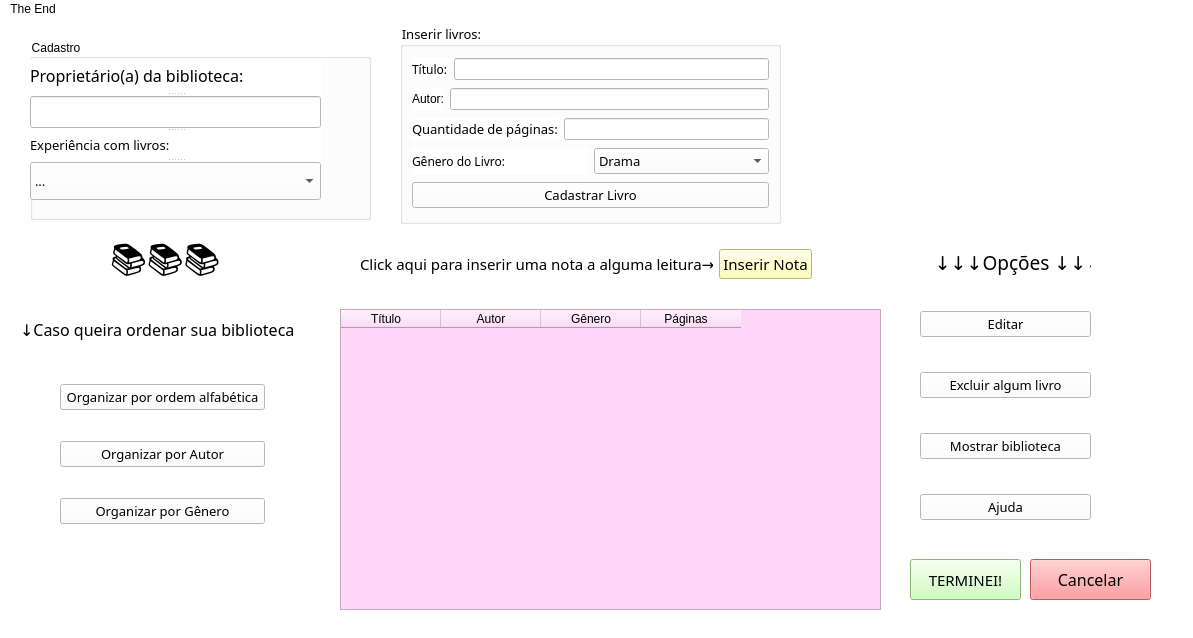
<?xml version="1.0" encoding="UTF-8"?>
<ui version="4.0">
 <class>MainWindow</class>
 <widget class="QMainWindow" name="MainWindow">
  <property name="geometry">
   <rect>
    <x>0</x>
    <y>0</y>
    <width>1193</width>
    <height>638</height>
   </rect>
  </property>
  <property name="windowTitle">
   <string>MainWindow</string>
  </property>
  <property name="styleSheet">
   <string notr="true">background-color:rgb(255, 255, 255)</string>
  </property>
  <widget class="QWidget" name="centralwidget">
   <widget class="QGroupBox" name="groupBox">
    <property name="geometry">
     <rect>
      <x>400</x>
      <y>4</y>
      <width>381</width>
      <height>201</height>
     </rect>
    </property>
    <property name="font">
     <font>
      <family>MV Boli</family>
      <pointsize>10</pointsize>
     </font>
    </property>
    <property name="title">
     <string>Inserir livros:</string>
    </property>
    <layout class="QVBoxLayout" name="verticalLayout_2">
     <item>
      <layout class="QHBoxLayout" name="horizontalLayout">
       <item>
        <widget class="QLabel" name="label_3">
         <property name="font">
          <font>
           <family>MV Boli</family>
           <pointsize>9</pointsize>
          </font>
         </property>
         <property name="text">
          <string>Título:</string>
         </property>
        </widget>
       </item>
       <item>
        <widget class="QLineEdit" name="nome">
         <property name="styleSheet">
          <string notr="true">background-color:rgb(255, 255, 255)</string>
         </property>
        </widget>
       </item>
      </layout>
     </item>
     <item>
      <layout class="QHBoxLayout" name="horizontalLayout_2">
       <item>
        <widget class="QLabel" name="label_7">
         <property name="text">
          <string>Autor:</string>
         </property>
        </widget>
       </item>
       <item>
        <widget class="QLineEdit" name="autor">
         <property name="styleSheet">
          <string notr="true">background-color:rgb(255, 255, 255)</string>
         </property>
        </widget>
       </item>
      </layout>
     </item>
     <item>
      <layout class="QHBoxLayout" name="horizontalLayout_3">
       <item>
        <widget class="QLabel" name="label_5">
         <property name="font">
          <font>
           <family>MV Boli</family>
           <pointsize>10</pointsize>
          </font>
         </property>
         <property name="text">
          <string>Quantidade de páginas:</string>
         </property>
        </widget>
       </item>
       <item>
        <widget class="QLineEdit" name="paginas"/>
       </item>
      </layout>
     </item>
     <item>
      <layout class="QHBoxLayout" name="horizontalLayout_4">
       <item>
        <widget class="QLabel" name="label_4">
         <property name="font">
          <font>
           <family>MV Boli</family>
           <pointsize>9</pointsize>
          </font>
         </property>
         <property name="styleSheet">
          <string notr="true"/>
         </property>
         <property name="text">
          <string>Gênero do Livro:</string>
         </property>
        </widget>
       </item>
       <item>
        <widget class="QComboBox" name="genero">
         <property name="font">
          <font>
           <family>MV Boli</family>
           <pointsize>10</pointsize>
          </font>
         </property>
         <property name="styleSheet">
          <string notr="true">background-color:rgb(255, 255, 255)</string>
         </property>
         <item>
          <property name="text">
           <string>Drama</string>
          </property>
         </item>
         <item>
          <property name="text">
           <string>Super-Heroi</string>
          </property>
         </item>
         <item>
          <property name="text">
           <string>LGBT</string>
          </property>
         </item>
         <item>
          <property name="text">
           <string>Novela </string>
          </property>
         </item>
         <item>
          <property name="text">
           <string>I.A</string>
          </property>
         </item>
         <item>
          <property name="text">
           <string>Distopia</string>
          </property>
         </item>
         <item>
          <property name="text">
           <string>Biografia</string>
          </property>
         </item>
         <item>
          <property name="text">
           <string>Mistério</string>
          </property>
         </item>
         <item>
          <property name="text">
           <string>Thriller</string>
          </property>
         </item>
         <item>
          <property name="text">
           <string>Suspense</string>
          </property>
         </item>
         <item>
          <property name="text">
           <string>Conto</string>
          </property>
         </item>
         <item>
          <property name="text">
           <string>Poesia </string>
          </property>
         </item>
         <item>
          <property name="text">
           <string>Ficção</string>
          </property>
         </item>
         <item>
          <property name="text">
           <string>Aventura</string>
          </property>
         </item>
         <item>
          <property name="text">
           <string>Terror</string>
          </property>
         </item>
         <item>
          <property name="text">
           <string>Romance</string>
          </property>
         </item>
         <item>
          <property name="text">
           <string>Outro</string>
          </property>
         </item>
        </widget>
       </item>
      </layout>
     </item>
     <item>
      <widget class="QPushButton" name="cadastrar">
       <property name="font">
        <font>
         <family>MV Boli</family>
         <pointsize>10</pointsize>
        </font>
       </property>
       <property name="styleSheet">
        <string notr="true">background-color:rgb(255, 255, 255)</string>
       </property>
       <property name="text">
        <string>Cadastrar Livro</string>
       </property>
      </widget>
     </item>
    </layout>
   </widget>
   <widget class="QTableWidget" name="tabela">
    <property name="geometry">
     <rect>
      <x>340</x>
      <y>290</y>
      <width>541</width>
      <height>301</height>
     </rect>
    </property>
    <property name="font">
     <font>
      <family>MV Boli</family>
      <pointsize>10</pointsize>
     </font>
    </property>
    <property name="layoutDirection">
     <enum>Qt::LeftToRight</enum>
    </property>
    <property name="styleSheet">
     <string notr="true">background-color:rgb(255, 216, 249)</string>
    </property>
    <attribute name="horizontalHeaderCascadingSectionResizes">
     <bool>false</bool>
    </attribute>
    <attribute name="horizontalHeaderShowSortIndicator" stdset="0">
     <bool>false</bool>
    </attribute>
    <attribute name="horizontalHeaderStretchLastSection">
     <bool>false</bool>
    </attribute>
    <column>
     <property name="text">
      <string>Título   </string>
     </property>
    </column>
    <column>
     <property name="text">
      <string>Autor</string>
     </property>
    </column>
    <column>
     <property name="text">
      <string>Gênero</string>
     </property>
    </column>
    <column>
     <property name="text">
      <string>Páginas   </string>
     </property>
    </column>
   </widget>
   <widget class="QPushButton" name="pushButton">
    <property name="geometry">
     <rect>
      <x>1030</x>
      <y>540</y>
      <width>121</width>
      <height>41</height>
     </rect>
    </property>
    <property name="font">
     <font>
      <family>MV Boli</family>
      <pointsize>12</pointsize>
     </font>
    </property>
    <property name="styleSheet">
     <string notr="true">background-color:rgb(255, 129, 131)</string>
    </property>
    <property name="text">
     <string>Cancelar</string>
    </property>
   </widget>
   <widget class="QWidget" name="layoutWidget">
    <property name="geometry">
     <rect>
      <x>920</x>
      <y>230</y>
      <width>171</width>
      <height>271</height>
     </rect>
    </property>
    <layout class="QVBoxLayout" name="verticalLayout">
     <item>
      <widget class="QLabel" name="label_9">
       <property name="font">
        <font>
         <family>MV Boli</family>
         <pointsize>14</pointsize>
        </font>
       </property>
       <property name="layoutDirection">
        <enum>Qt::LeftToRight</enum>
       </property>
       <property name="text">
        <string>   ↓↓↓Opções ↓↓↓</string>
       </property>
      </widget>
     </item>
     <item>
      <spacer name="verticalSpacer_3">
       <property name="orientation">
        <enum>Qt::Vertical</enum>
       </property>
       <property name="sizeHint" stdset="0">
        <size>
         <width>20</width>
         <height>40</height>
        </size>
       </property>
      </spacer>
     </item>
     <item>
      <widget class="QPushButton" name="editar">
       <property name="font">
        <font>
         <family>MV Boli</family>
         <pointsize>10</pointsize>
        </font>
       </property>
       <property name="styleSheet">
        <string notr="true">background-color:rgb(255, 255, 255)</string>
       </property>
       <property name="text">
        <string>Editar</string>
       </property>
      </widget>
     </item>
     <item>
      <spacer name="verticalSpacer">
       <property name="orientation">
        <enum>Qt::Vertical</enum>
       </property>
       <property name="sizeHint" stdset="0">
        <size>
         <width>20</width>
         <height>40</height>
        </size>
       </property>
      </spacer>
     </item>
     <item>
      <widget class="QPushButton" name="excluir">
       <property name="font">
        <font>
         <family>MV Boli</family>
         <pointsize>10</pointsize>
        </font>
       </property>
       <property name="styleSheet">
        <string notr="true">background-color:rgb(255, 255, 255)</string>
       </property>
       <property name="text">
        <string>Excluir algum livro</string>
       </property>
      </widget>
     </item>
     <item>
      <spacer name="verticalSpacer_2">
       <property name="orientation">
        <enum>Qt::Vertical</enum>
       </property>
       <property name="sizeHint" stdset="0">
        <size>
         <width>20</width>
         <height>40</height>
        </size>
       </property>
      </spacer>
     </item>
     <item>
      <widget class="QPushButton" name="pushButton_2">
       <property name="font">
        <font>
         <family>MV Boli</family>
         <pointsize>10</pointsize>
        </font>
       </property>
       <property name="styleSheet">
        <string notr="true">background-color:rgb(255, 255, 255)</string>
       </property>
       <property name="text">
        <string>Mostrar biblioteca</string>
       </property>
      </widget>
     </item>
     <item>
      <spacer name="verticalSpacer_4">
       <property name="orientation">
        <enum>Qt::Vertical</enum>
       </property>
       <property name="sizeHint" stdset="0">
        <size>
         <width>20</width>
         <height>40</height>
        </size>
       </property>
      </spacer>
     </item>
     <item>
      <widget class="QPushButton" name="pushButton_3">
       <property name="font">
        <font>
         <family>MV Boli</family>
         <pointsize>10</pointsize>
        </font>
       </property>
       <property name="text">
        <string>Ajuda</string>
       </property>
      </widget>
     </item>
    </layout>
   </widget>
   <widget class="QGroupBox" name="groupBox_2">
    <property name="geometry">
     <rect>
      <x>30</x>
      <y>20</y>
      <width>341</width>
      <height>181</height>
     </rect>
    </property>
    <property name="title">
     <string>Cadastro</string>
    </property>
    <widget class="QSplitter" name="splitter">
     <property name="geometry">
      <rect>
       <x>0</x>
       <y>20</y>
       <width>291</width>
       <height>141</height>
      </rect>
     </property>
     <property name="orientation">
      <enum>Qt::Vertical</enum>
     </property>
     <widget class="QLabel" name="label">
      <property name="font">
       <font>
        <family>MV Boli</family>
        <pointsize>12</pointsize>
       </font>
      </property>
      <property name="text">
       <string>Proprietário(a) da biblioteca:</string>
      </property>
     </widget>
     <widget class="QLineEdit" name="pessoa">
      <property name="styleSheet">
       <string notr="true">background-color:rgb(255, 255, 255)</string>
      </property>
     </widget>
     <widget class="QLabel" name="label_2">
      <property name="font">
       <font>
        <family>MV Boli</family>
        <pointsize>10</pointsize>
       </font>
      </property>
      <property name="text">
       <string>Experiência com livros:</string>
      </property>
     </widget>
     <widget class="QComboBox" name="indicador">
      <property name="font">
       <font>
        <family>MV Boli</family>
        <pointsize>10</pointsize>
       </font>
      </property>
      <property name="styleSheet">
       <string notr="true">background-color:rgb(255, 255, 255)
</string>
      </property>
      <item>
       <property name="text">
        <string>...</string>
       </property>
      </item>
      <item>
       <property name="text">
        <string>Bookaholic</string>
       </property>
      </item>
      <item>
       <property name="text">
        <string>Mais do que viciado</string>
       </property>
      </item>
      <item>
       <property name="text">
        <string>Mediano</string>
       </property>
      </item>
      <item>
       <property name="text">
        <string>Iniciante</string>
       </property>
      </item>
      <item>
       <property name="text">
        <string>Só leio quando estou com tédio</string>
       </property>
      </item>
     </widget>
    </widget>
   </widget>
   <widget class="QWidget" name="layoutWidget_2">
    <property name="geometry">
     <rect>
      <x>60</x>
      <y>340</y>
      <width>205</width>
      <height>191</height>
     </rect>
    </property>
    <layout class="QVBoxLayout" name="verticalLayout_3">
     <item>
      <widget class="QPushButton" name="alfabetica">
       <property name="font">
        <font>
         <family>MV Boli</family>
         <pointsize>10</pointsize>
        </font>
       </property>
       <property name="text">
        <string>Organizar por ordem alfabética</string>
       </property>
      </widget>
     </item>
     <item>
      <widget class="QPushButton" name="pushButton_4">
       <property name="font">
        <font>
         <family>MV Boli</family>
         <pointsize>10</pointsize>
        </font>
       </property>
       <property name="text">
        <string>Organizar por Autor</string>
       </property>
      </widget>
     </item>
     <item>
      <widget class="QPushButton" name="gen">
       <property name="font">
        <font>
         <family>MV Boli</family>
         <pointsize>10</pointsize>
        </font>
       </property>
       <property name="text">
        <string>Organizar por Gênero</string>
       </property>
      </widget>
     </item>
    </layout>
   </widget>
   <widget class="QLabel" name="label_6">
    <property name="geometry">
     <rect>
      <x>20</x>
      <y>280</y>
      <width>281</width>
      <height>61</height>
     </rect>
    </property>
    <property name="font">
     <font>
      <family>MV Boli</family>
      <pointsize>12</pointsize>
     </font>
    </property>
    <property name="text">
     <string>↓Caso queira ordenar sua biblioteca ↓</string>
    </property>
   </widget>
   <widget class="QPushButton" name="finish">
    <property name="geometry">
     <rect>
      <x>910</x>
      <y>540</y>
      <width>111</width>
      <height>41</height>
     </rect>
    </property>
    <property name="font">
     <font>
      <family>MV Boli</family>
      <pointsize>11</pointsize>
     </font>
    </property>
    <property name="styleSheet">
     <string notr="true">background-color: rgb(194, 255, 171);</string>
    </property>
    <property name="text">
     <string>TERMINEI!</string>
    </property>
   </widget>
   <widget class="QWidget" name="layoutWidget">
    <property name="geometry">
     <rect>
      <x>360</x>
      <y>230</y>
      <width>452</width>
      <height>30</height>
     </rect>
    </property>
    <layout class="QHBoxLayout" name="horizontalLayout_5">
     <item>
      <widget class="QLabel" name="label_8">
       <property name="font">
        <font>
         <family>MV Boli</family>
         <pointsize>11</pointsize>
        </font>
       </property>
       <property name="text">
        <string>Click aqui para inserir uma nota a alguma leitura→</string>
       </property>
      </widget>
     </item>
     <item>
      <widget class="QPushButton" name="inserir">
       <property name="font">
        <font>
         <family>MV Boli</family>
         <pointsize>11</pointsize>
        </font>
       </property>
       <property name="styleSheet">
        <string notr="true">background-color:rgb(255, 255, 164)</string>
       </property>
       <property name="text">
        <string>Inserir Nota</string>
       </property>
      </widget>
     </item>
    </layout>
   </widget>
   <widget class="QLabel" name="label_10">
    <property name="geometry">
     <rect>
      <x>900</x>
      <y>10</y>
      <width>211</width>
      <height>211</height>
     </rect>
    </property>
    <property name="text">
     <string/>
    </property>
    <property name="pixmap">
     <pixmap>../../Imagens/novoicon.png</pixmap>
    </property>
    <property name="scaledContents">
     <bool>true</bool>
    </property>
   </widget>
   <widget class="QLabel" name="label_11">
    <property name="geometry">
     <rect>
      <x>110</x>
      <y>220</y>
      <width>141</width>
      <height>51</height>
     </rect>
    </property>
    <property name="font">
     <font>
      <pointsize>26</pointsize>
     </font>
    </property>
    <property name="text">
     <string>📚📚📚</string>
    </property>
    <property name="scaledContents">
     <bool>true</bool>
    </property>
   </widget>
  </widget>
  <widget class="QMenuBar" name="menubar">
   <property name="geometry">
    <rect>
     <x>0</x>
     <y>0</y>
     <width>1193</width>
     <height>21</height>
    </rect>
   </property>
   <widget class="QMenu" name="menuAll">
    <property name="title">
     <string>The End</string>
    </property>
    <addaction name="actionSalvar"/>
    <addaction name="separator"/>
    <addaction name="actionCarregar"/>
   </widget>
   <addaction name="menuAll"/>
  </widget>
  <widget class="QStatusBar" name="statusbar"/>
  <action name="actionSalvar">
   <property name="checkable">
    <bool>true</bool>
   </property>
   <property name="text">
    <string>Salvar</string>
   </property>
   <property name="font">
    <font>
     <family>MV Boli</family>
    </font>
   </property>
   <property name="shortcut">
    <string>Ctrl+S</string>
   </property>
  </action>
  <action name="actionCarregar">
   <property name="text">
    <string>Carregar</string>
   </property>
   <property name="font">
    <font>
     <family>MV Boli</family>
     <pointsize>9</pointsize>
    </font>
   </property>
   <property name="shortcut">
    <string>Ctrl+D</string>
   </property>
  </action>
 </widget>
 <resources/>
 <connections/>
</ui>
